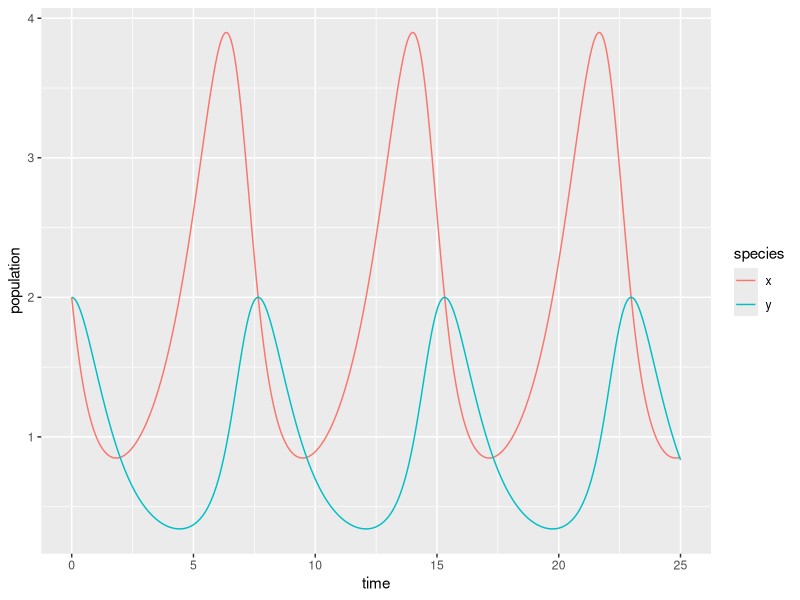

This figure's R source:
## ---- chunk 1
knitr::opts_chunk$set(echo = TRUE)
library(tidyverse)
library(deSolve)
library(kableExtra)
## ---- chunk 2
# Create a sequence of times (days): 
time <- seq(0, 25, by = 0.05)

# Set some parameter values (these can change - keep it in mind):
parameters <- c(alpha = .75, beta = 0.8, delta = 0.5, gamma = 1)

# Set the initial condition (prey and predator populations at t = 0).
# Recall: x = prey, y = predator
init_cond <- c(x = 2, y = 2)

# Prepare the series of differential equations as a function: 
lk_equations <- function(time, init_cond, parameters) {
  with(as.list(c(init_cond, parameters)), {
    dxdt = alpha * x - beta * x * y
    dydt = delta * x * y - gamma * y
    return(list(c(dxdt, dydt)))
  })
}

# Find the approximate the solution using `deSolve::ode()`:
approx_lk <- ode(y = init_cond, times = time, func = lk_equations, parms = parameters)

# Check the class: 
class(approx_lk)

# We really want this to be a data frame, and we want both prey (x) and predator (y) to be in the same column -- we'll learn why in EDS 221 (tidy data)
approx_lk_df <- data.frame(approx_lk) %>% 
  pivot_longer(cols = c(x,y), names_to = "species", values_to = "population")

# Plot it! 
ggplot(data = approx_lk_df, aes(x = time, y = population)) +
  geom_line(aes(color = species))
